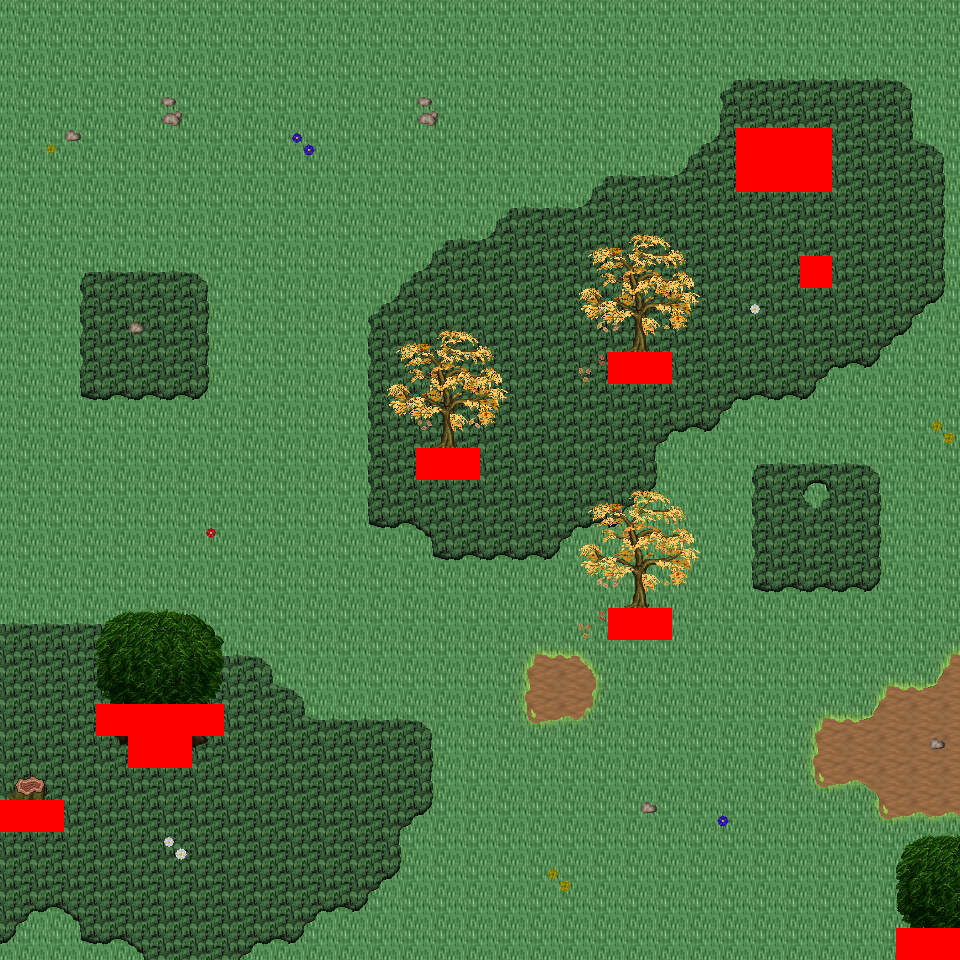

The image is a tile-based game level rendered from a .tmx file. Its description and source (layers, tilesets, objects; grid data summarised) follow:
An orthogonal 30x30 tile map with 32x32 px tiles, 6 tile layers (Ground, Object, Object2, Above, ...), 20 tilesets and 4 objects (4x mapExit).

<map version="1.0" orientation="orthogonal" renderorder="right-down" width="30" height="30" tilewidth="32" tileheight="32" nextobjectid="5">
  <tileset firstgid="1" name="tileset_logic_collision" tilewidth="32" tileheight="32" tilecount="1" columns="1">
    <image source="../drawable/tileset_logic_collision.png" width="32" height="32" />
  </tileset>
  <tileset firstgid="2" name="tileset_ground_ground" tilewidth="32" tileheight="32" tilecount="33" columns="3">
    <image source="../drawable/tileset_ground_ground.png" width="96" height="352" />
  </tileset>
  <tileset firstgid="35" name="tileset_ground_rock_pebbles" tilewidth="32" tileheight="32" tilecount="3" columns="1">
    <image source="../drawable/tileset_ground_rock_pebbles.png" width="32" height="96" />
  </tileset>
  <tileset firstgid="38" name="tileset_ground_grass_corners" tilewidth="32" tileheight="32" tilecount="24" columns="6">
    <image source="../drawable/tileset_ground_grass_corners.png" width="192" height="128" />
  </tileset>
  <tileset firstgid="62" name="tileset_ground_grass_edges" tilewidth="32" tileheight="32" tilecount="36" columns="12">
    <image source="../drawable/tileset_ground_grass_edges.png" width="384" height="96" />
  </tileset>
  <tileset firstgid="98" name="tileset_ground_grass_2" tilewidth="32" tileheight="32" tilecount="21" columns="3">
    <image source="../drawable/tileset_ground_grass_2.png" width="96" height="224" />
  </tileset>
  <tileset firstgid="119" name="tileset_plant_leaves" tilewidth="32" tileheight="32" tilecount="8" columns="4">
    <image source="../drawable/tileset_plant_leaves.png" width="128" height="64" />
  </tileset>
  <tileset firstgid="127" name="tileset_plant_tree_tree_darkgreen" tilewidth="32" tileheight="32" tilecount="88" columns="8">
    <image source="../drawable/tileset_plant_tree_tree_darkgreen.png" width="256" height="352" />
  </tileset>
  <tileset firstgid="215" name="tileset_plant_tree_fall_trees" tilewidth="32" tileheight="32" tilecount="40" columns="8">
    <image source="../drawable/tileset_plant_tree_fall_trees.png" width="256" height="160" />
  </tileset>
  <tileset firstgid="255" name="tileset_plant_tree_pine_tree" tilewidth="32" tileheight="32" tilecount="20" columns="4">
    <image source="../drawable/tileset_plant_tree_pine_tree.png" width="128" height="160" />
  </tileset>
  <tileset firstgid="275" name="tileset_plant_stump_hollow_logs" tilewidth="32" tileheight="32" tilecount="6" columns="3">
    <image source="../drawable/tileset_plant_stump_hollow_logs.png" width="96" height="64" />
  </tileset>
  <tileset firstgid="281" name="tileset_plant_stump_small_stump" tilewidth="32" tileheight="32" tilecount="4" columns="2">
    <image source="../drawable/tileset_plant_stump_small_stump.png" width="64" height="64" />
  </tileset>
  <tileset firstgid="285" name="tileset_plant_stump_stump_purple" tilewidth="32" tileheight="32" tilecount="4" columns="2">
    <image source="../drawable/tileset_plant_stump_stump_purple.png" width="64" height="64" />
  </tileset>
  <tileset firstgid="289" name="tileset_plant_flower_daisy_blue" tilewidth="32" tileheight="32" tilecount="8" columns="2">
    <image source="../drawable/tileset_plant_flower_daisy_blue.png" width="64" height="128" />
  </tileset>
  <tileset firstgid="297" name="tileset_plant_flower_daisy_red" tilewidth="32" tileheight="32" tilecount="8" columns="2">
    <image source="../drawable/tileset_plant_flower_daisy_red.png" width="64" height="128" />
  </tileset>
  <tileset firstgid="305" name="tileset_plant_flower_daisy_white" tilewidth="32" tileheight="32" tilecount="8" columns="2">
    <image source="../drawable/tileset_plant_flower_daisy_white.png" width="64" height="128" />
  </tileset>
  <tileset firstgid="313" name="tileset_plant_flower_daisy_yellow" tilewidth="32" tileheight="32" tilecount="8" columns="2">
    <image source="../drawable/tileset_plant_flower_daisy_yellow.png" width="64" height="128" />
  </tileset>
  <tileset firstgid="321" name="tileset_logic_creature_animal" tilewidth="32" tileheight="32" tilecount="32" columns="8">
    <image source="../drawable/tileset_logic_creature_animal.png" width="256" height="128" />
  </tileset>
  <tileset firstgid="353" name="tileset_logic_creature_reptile" tilewidth="32" tileheight="32" tilecount="7" columns="7">
    <image source="../drawable/tileset_logic_creature_reptile.png" width="224" height="32" />
  </tileset>
  <tileset firstgid="360" name="tileset_logic_creature_fowl" tilewidth="32" tileheight="32" tilecount="6" columns="6">
    <image source="../drawable/tileset_logic_creature_fowl.png" width="192" height="32" />
  </tileset>
  <layer name="Ground" width="30" height="30">
    <data>[900 cells, 900 non-empty, 3 distinct tile ids]</data>
  </layer>
  <layer name="Object" width="30" height="30">
    <data>[900 cells, 198 non-empty, 53 distinct tile ids]</data>
  </layer>
  <layer name="Object2" width="30" height="30">
    <data>[900 cells, 16 non-empty, 8 distinct tile ids]</data>
  </layer>
  <layer name="Above" width="30" height="30">
    <data>[900 cells, 68 non-empty, 30 distinct tile ids]</data>
  </layer>
  <layer name="Above2" width="30" height="30">
    <data>[900 cells, 0 non-empty, 0 distinct tile ids]</data>
  </layer>
  <layer name="Walkable" width="30" height="30">
    <data>[900 cells, 23 non-empty, 1 distinct tile ids]</data>
  </layer>
  <objectgroup name="MapEvents">
    <object id="1" name="south" type="mapExit" x="0" y="928" width="896" height="32">
      <properties>
        <property name="map" value="level_0_x36_y26" />
        <property name="x" value="0" />
        <property name="y" value="1" />
      </properties>
    </object>
    <object id="2" name="west" type="mapExit" x="0" y="0" width="32" height="800">
      <properties>
        <property name="map" value="level_0_x35_y25" />
        <property name="x" value="28" />
        <property name="y" value="0" />
      </properties>
    </object>
    <object id="3" name="west2" type="mapExit" x="0" y="832" width="32" height="128">
      <properties>
        <property name="map" value="level_0_x35_y25" />
        <property name="x" value="28" />
        <property name="y" value="26" />
      </properties>
    </object>
    <object id="4" name="east" type="mapExit" x="928" y="0" width="32" height="928">
      <properties>
        <property name="map" value="level_0_x37_y25" />
        <property name="x" value="1" />
        <property name="y" value="0" />
      </properties>
    </object>
  </objectgroup>
</map>
